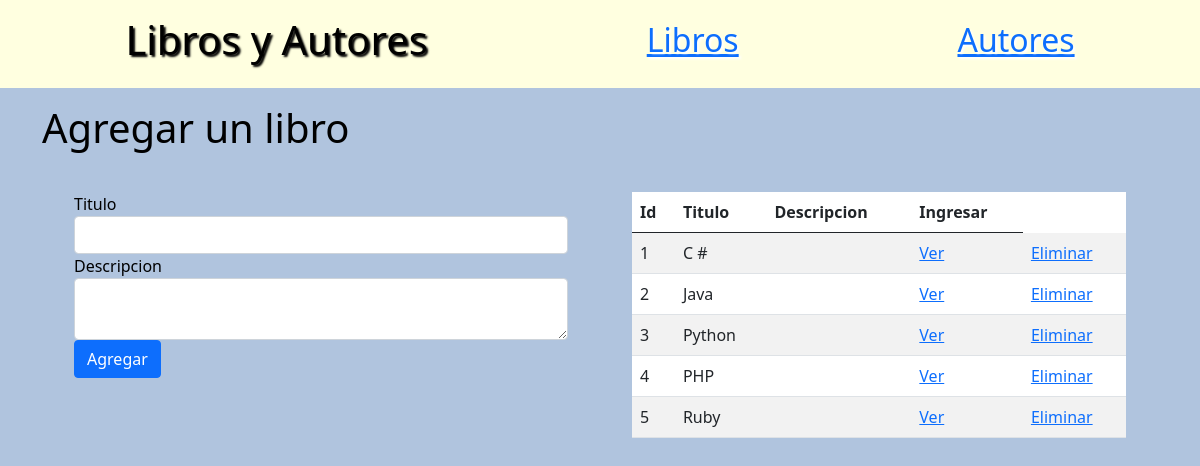
/, run on an earlier commit of the app's database.
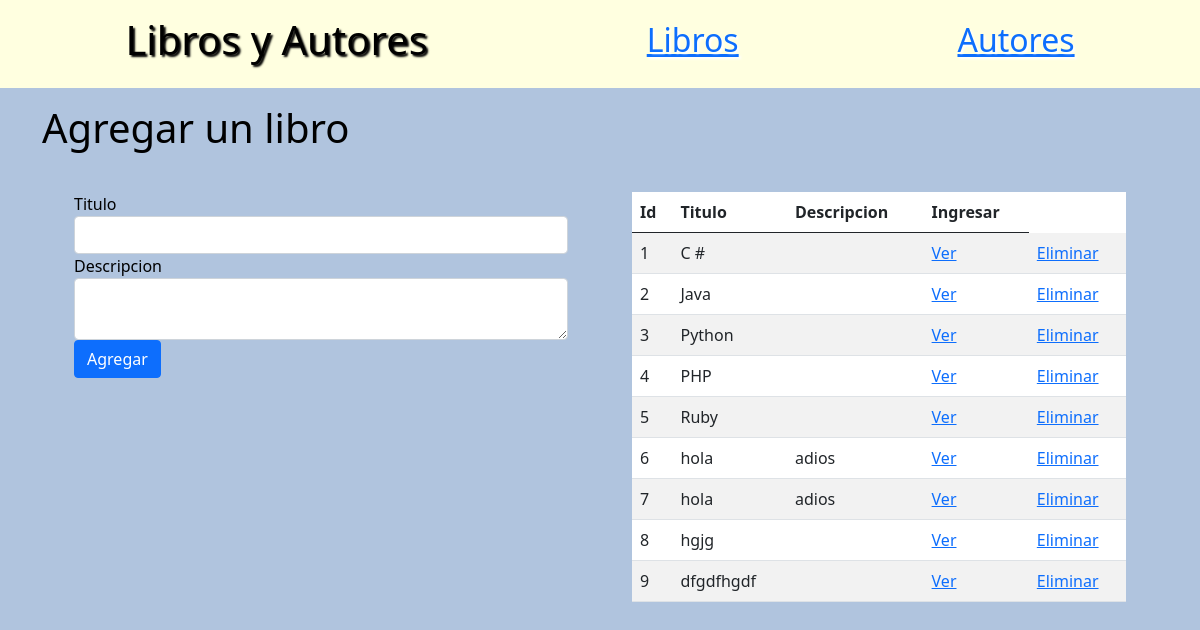
And on a later commit of the database.
### books_authors_app/models.py (models this page shows)
class Book(models.Model):
    title = models.CharField(max_length=255)
    desc = models.TextField()
    created_at = models.DateTimeField(auto_now_add=True)
    updated_at = models.DateTimeField(auto_now=True)

### books_authors_app/views.py (the view)
# urls.py: path('', views.index),
def index(request):
    context = {
        'books': Book.objects.all()
    }
    return render(request, 'books.html', context)

### books_authors_app/templates/books.html (shortened to what this page needs)
<!DOCTYPE html>
<html lang="en">
<head>
    <link href="https://cdn.jsdelivr.net/npm/bootstrap@5.0.2/dist/css/bootstrap.min.css" rel="stylesheet"
>
    {% load static %}
    <link rel="stylesheet" href="{%static 'css/misestilos.css' %}">
</head>
<body>
    <nav>
        <h1>Libros y Autores</h1>
        <a href="/">Libros</a>
        <a href="/authors">Autores</a>
    </nav>
    <div class="container">
        <h1>Agregar un libro</h1>
        <section class="split-screen">
            <form action="/books/create" method="POST">
                <div class="form-group">
                    <label for="title">Titulo</label>
                    <input type="text" name="title" id="title" class="form-control">
                </div>
                <div class="form-group">
                    <label for="desc">Descripcion</label>
                    <textarea name="desc" id="desc" class="form-control"></textarea>
                </div>
                <button class="btn btn-primary">Agregar</button>
            </form>
            <table class="table table-striped">
                <thead>
                    <tr>
                        <th>Id</th>
                        <th>Titulo</th>
                        <th>Descripcion</th>
                        <th>Ingresar</th>
                    </tr>
                </thead>
                <tbody>
                    {% for book in books %}
                    <tr>
                        <td>{{book.id}}</td>
                        <td>{{book.title}}</td>
                        <td>{{book.desc}}</td>
                        <td><a href="/books/{{book.id}}">Ver</a></td>
                        <td><a href="/books/{{book.id}}/delete">Eliminar</a></td>
                    </tr>
                    {% endfor %}
                </tbody>
            </table>
        </section>
    </div>
</body>
</html>

What changed in the data, as far as the page shows it:
added Book: id "6", title "hola", desc "adios"
added Book: id "7", title "hola", desc "adios"
added Book: id "8", title "hgjg"
added Book: id "9", title "dfgdfhgdf"
